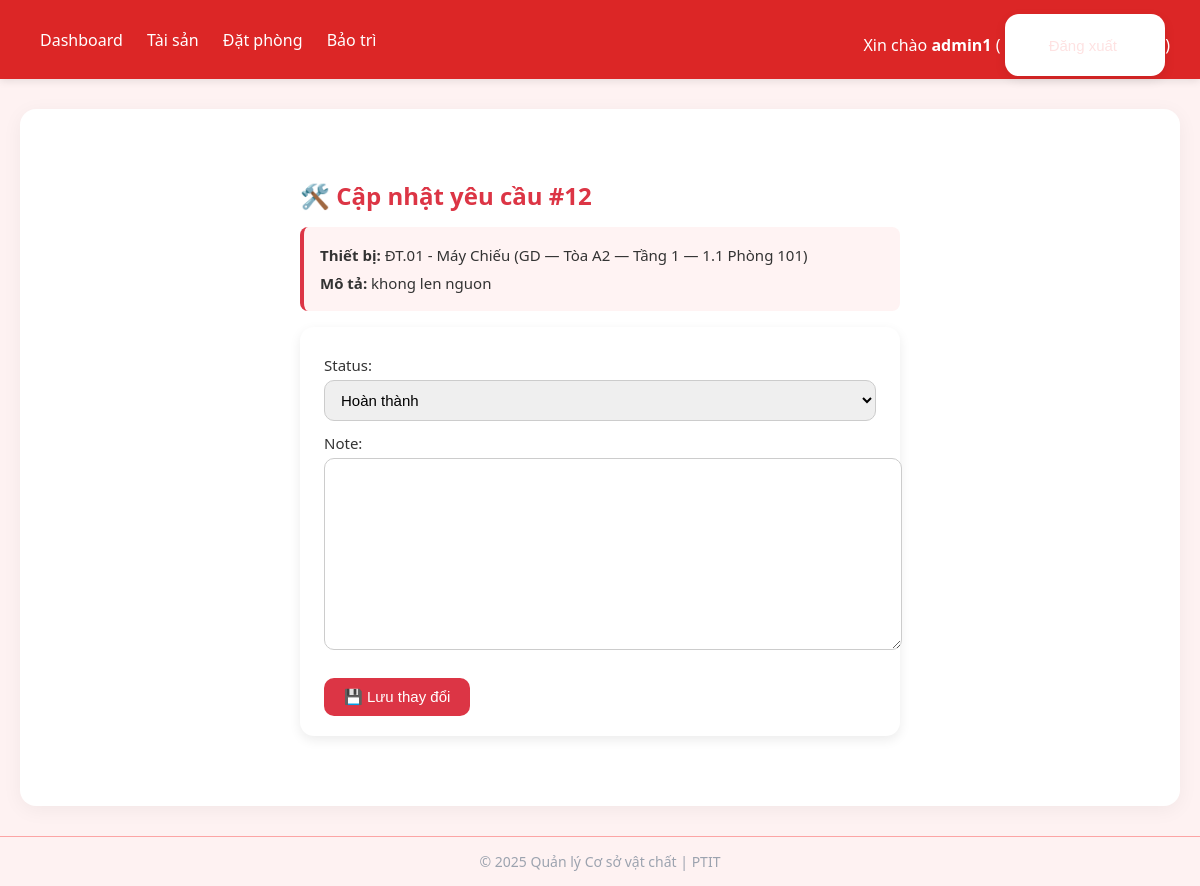
Page /maintenance/12/update/ (signed in) on the committed database.
### core/models.py (models this page shows, shortened)
class MaintenanceRequest(models.Model):
    STATUS_PENDING = 'pending'
    STATUS_IN_PROGRESS = 'in_progress'
    STATUS_DONE = 'done'
    STATUS_CHOICES = [
        (STATUS_PENDING, 'Đang chờ'),
        (STATUS_IN_PROGRESS, 'Đang xử lý'),
        (STATUS_DONE, 'Hoàn thành'),
    ]
    equipment = models.ForeignKey(Equipment, on_delete=models.CASCADE, related_name='requests', null=True, blank=True)
    created_by = models.ForeignKey(settings.AUTH_USER_MODEL, on_delete=models.SET_NULL, null=True, blank=True)
    description = models.TextField()
    note = models.TextField(blank=True)
    status = models.CharField(max_length=20, choices=STATUS_CHOICES, default=STATUS_PENDING)
    created_at = models.DateTimeField(auto_now_add=True)
    updated_at = models.DateTimeField(auto_now=True)

class Equipment(models.Model):
    STATUS_READY = 'ready'
    STATUS_MAINT = 'maint'
    STATUS_BROKEN = 'broken'
    STATUS_CHOICES = [
        (STATUS_READY, 'Sẵn sàng'),
        (STATUS_MAINT, 'Đang bảo trì'),
        (STATUS_BROKEN, 'Đã hỏng'),
    ]
    room = models.ForeignKey(Room, on_delete=models.CASCADE, related_name='equipments')
    code = models.CharField(max_length=50)
    name = models.CharField(max_length=200)
    description = models.TextField(blank=True)
    status = models.CharField(max_length=10, choices=STATUS_CHOICES, default=STATUS_READY)
    class Meta:
        unique_together = ('room', 'code')
    def __str__(self):
        return f"{self.code} - {self.name} ({self.room})"

class Room(models.Model):
    ROOM_READY = 'ready'
    ROOM_OCCUPIED = 'occupied'
    ROOM_MAINTENANCE = 'maintenance'
    ROOM_STATUS_CHOICES = [
        (ROOM_READY, 'Sẵn sàng'),
        (ROOM_OCCUPIED, 'Đang được sử dụng'),
        (ROOM_MAINTENANCE, 'Đang sửa chữa'),
    ]
    floor = models.ForeignKey(Floor, on_delete=models.CASCADE, related_name='rooms')
    code = models.CharField(max_length=50)
    name = models.CharField(max_length=200, blank=True)
    status = models.CharField(
        max_length=15,
        choices=ROOM_STATUS_CHOICES,
        default=ROOM_READY
    )
    class Meta:
        unique_together = ('floor', 'code')
    def __str__(self):
        floor_label = str(self.floor)
        room_label = f"{self.code} {self.name}".strip()
        return f"{floor_label} — {room_label}"

class Floor(models.Model):
    building = models.ForeignKey(Building, on_delete=models.CASCADE, related_name='floors')
    number = models.CharField(max_length=20)
    name = models.CharField(max_length=200, blank=True)
    class Meta:
        unique_together = ('building', 'number')
    def __str__(self):
        building_part = f"{self.building.code} — {self.building.name}"
        floor_part = self.name if self.name else f"Tầng {self.number}"
        return f"{building_part} — {floor_part}"

class Building(models.Model):
    code = models.CharField(max_length=50, unique=True)
    name = models.CharField(max_length=200)
    description = models.TextField(blank=True)

### core/views.py (the view)
# urls.py: path('maintenance/<int:pk>/update/', views.maintenance_update, name='maintenance_update'),
@login_required
@user_passes_test(is_admin)
def maintenance_update(request, pk):
    req = get_object_or_404(MaintenanceRequest, pk=pk)
    if request.method == 'POST':
        form = MaintenanceUpdateForm(request.POST, instance=req)
        if form.is_valid():
            form.save()
            if req.status == MaintenanceRequest.STATUS_DONE:
                equipment = req.equipment
                equipment.status = Equipment.STATUS_READY
                equipment.save()
            return redirect('maintenance_list')
    else:
        form = MaintenanceUpdateForm(instance=req)
    return render(request, 'core/maintenance_update.html', {'form': form, 'req': req})

### core/forms.py
class MaintenanceUpdateForm(forms.ModelForm):
    class Meta:
        model = MaintenanceRequest
        fields = ['status', 'note']

### core/views.py (called while the page is built)
def is_admin(user):
    return user.is_superuser

### templates/core/maintenance_update.html (shortened to what this page needs)
{% extends 'core/base.html' %}
{% block content %}
<div class="container">
  <h2>🛠️ Cập nhật yêu cầu #{{ req.id }}</h2>
  <div class="info-box">
    <p><strong>Thiết bị:</strong> {{ req.equipment }}</p>
    <p><strong>Mô tả:</strong> {{ req.description }}</p>
  </div>
  <form method="post">
    {{ form.as_p }}
    <button type="submit">💾 Lưu thay đổi</button>
  </form>
</div>
{% endblock %}

### templates/core/base.html (shortened to what this page needs)
<!doctype html>
<html lang="vi">
  <head>
    <link rel="stylesheet" href="https://cdnjs.cloudflare.com/ajax/libs/mini.css/3.0.1/mini-default.min.css">
  </head>
  <body>
    <header>
      <div class="nav-links">
        <a href="{% url 'dashboard' %}">Dashboard</a>
        <a href="{% url 'asset_hierarchy' %}">Tài sản</a>
        <a href="{% url 'room_booking_list' %}">Đặt phòng</a>
        <a href="{% url 'maintenance_list' %}">Bảo trì</a>
      </div>
      <div class="user-info">
        {% if user.is_authenticated %}
          Xin chào <strong>{{ user.username }}</strong> (
          <form method="post" action="{% url 'logout' %}" style="display:inline">
            <button type="submit">Đăng xuất</button>
          </form>
          )
        {% else %}
          <a href="{% url 'login' %}">Đăng nhập</a>
        {% endif %}
      </div>
    </header>
    <main class="container">
      {% block content %}{% endblock %}
    </main>
    <footer>
      © 2025 Quản lý Cơ sở vật chất | PTIT
    </footer>
  </body>
</html>

### templates/core/base.html (style rules this page uses)
body { background: #fef2f2; font-family: "Segoe UI", Roboto, sans-serif; margin: 0; color: #333; }
header { background: #dc2626; color: white; padding: 15px 30px; display: flex; align-items: center; justify-content: space-between; box-shadow: 0 2px 8px rgba(0,0,0,0.1); }
header a { color: white; text-decoration: none; font-weight: 500; margin: 0 10px; transition: color 0.3s; }
header form button { color: #fee2e2; font-weight: 500; border: none; background: none; cursor: pointer; transition: color 0.3s; }
main.container { max-width: 1100px; margin: 30px auto; background: white; padding: 30px; border-radius: 16px; box-shadow: 0 4px 20px rgba(0,0,0,0.05); animation: fadeIn 0.4s ease-in-out; }
h1, h2, h3 { color: #991b1b; }
footer { text-align: center; padding: 15px; color: #9ca3af; font-size: 14px; background: #fef2f2; border-top: 1px solid #fca5a5; }

### templates/core/maintenance_update.html (style rules this page uses)
.container { max-width: 600px; margin: 40px auto; }
h2 { margin-bottom: 15px; color: #dc3545; font-weight: 600; }
p { margin: 8px 0; font-size: 15px; color: #333; }
form { background: #fff; padding: 20px 24px; border-radius: 14px; box-shadow: 0 4px 12px rgba(0, 0, 0, 0.08); }
form p { margin-bottom: 12px; }
input, select, textarea { width: 100%; padding: 10px 12px; border: 1px solid #ccc; border-radius: 10px; font-size: 15px; margin-top: 5px; transition: all 0.2s ease; }
button { background-color: #dc3545; color: white; border: none; padding: 10px 20px; border-radius: 10px; cursor: pointer; font-weight: 500; font-size: 15px; transition: all 0.25s ease; display: inline-flex; align-items: center; gap: 6px; margin-top: 12px; }
.info-box { background: #fff3f3; border-left: 4px solid #dc3545; padding: 10px 16px; border-radius: 8px; margin-bottom: 16px; }

### rows in the picture
MaintenanceRequest: id "12", equipment "ĐT.01 - Máy Chiếu (GD — Tòa A2 — Tầng 1 — 1.1 Phòng 101)", description "khong len nguon", status "Hoàn thành"

### other values in the picture
{{ user.username }} "admin1"
